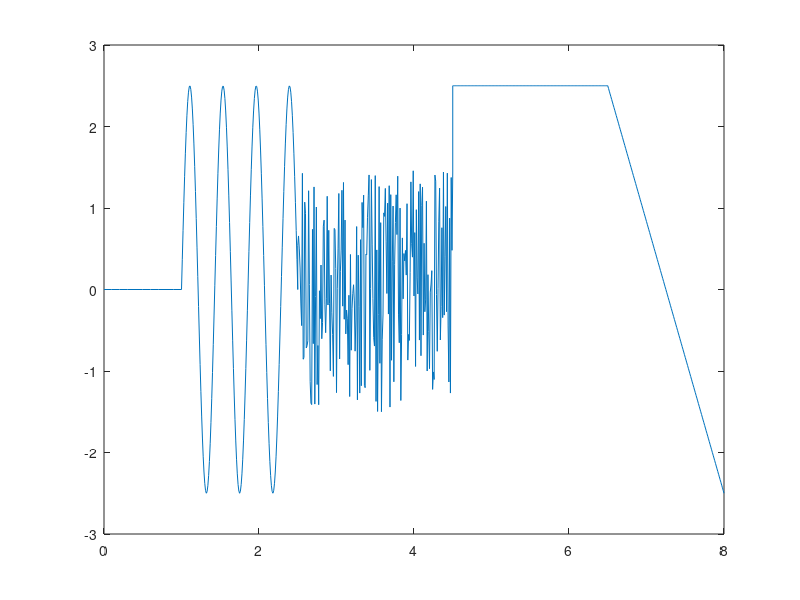

MATLAB code to generate this figure:
%%SINUSOĪDA
t_sin = 1:0.01:2.5;
A0=0; A=2.5; T=(2.5-1)/3.5; f = 1/T;
delay = 1;
y_sin = A0+A*sin(2*pi*f*(t_sin-delay));
plot(t_sin, y_sin)
%%LINEARI MAINIGS SIGNALS
t_saw=6.5:0.01:8;
%k=(y_a-y_b)/(t_a-t_b)
k= (2.5 + 2.5) / (6.5-8);
delay=7.25;
y_saw=k*(t_saw-delay);
plot(t_saw,y_saw);
%%KONSTANTE
t_const=4.5:0.01:6.5;
%y_const = [2.5 2.5 2.5 % 201 reizi atkārto]
y_const = 2.5*ones(size(t_const));
plot(t_const,y_const)
%%NULLES SIGNALS
t_zero=0:0.1:1;
y_zero=0*ones(size(t_zero));
plot(t_zero, y_zero)
%%TROKŠŅA SIGNĀLS
t_noise = 2.5:0.01:4.5;
y_noise = 3*rand(size(t_noise))-1.5;
plot(t_noise, y_noise)
%%VEKTORU APVIENOSANA
t = [t_zero, t_sin, t_noise, t_const, t_saw];
y=[y_zero, y_sin,y_noise,y_const,y_saw];
plot(t,y)
%axis([0 8 -2.5 2.5])
%hold on



